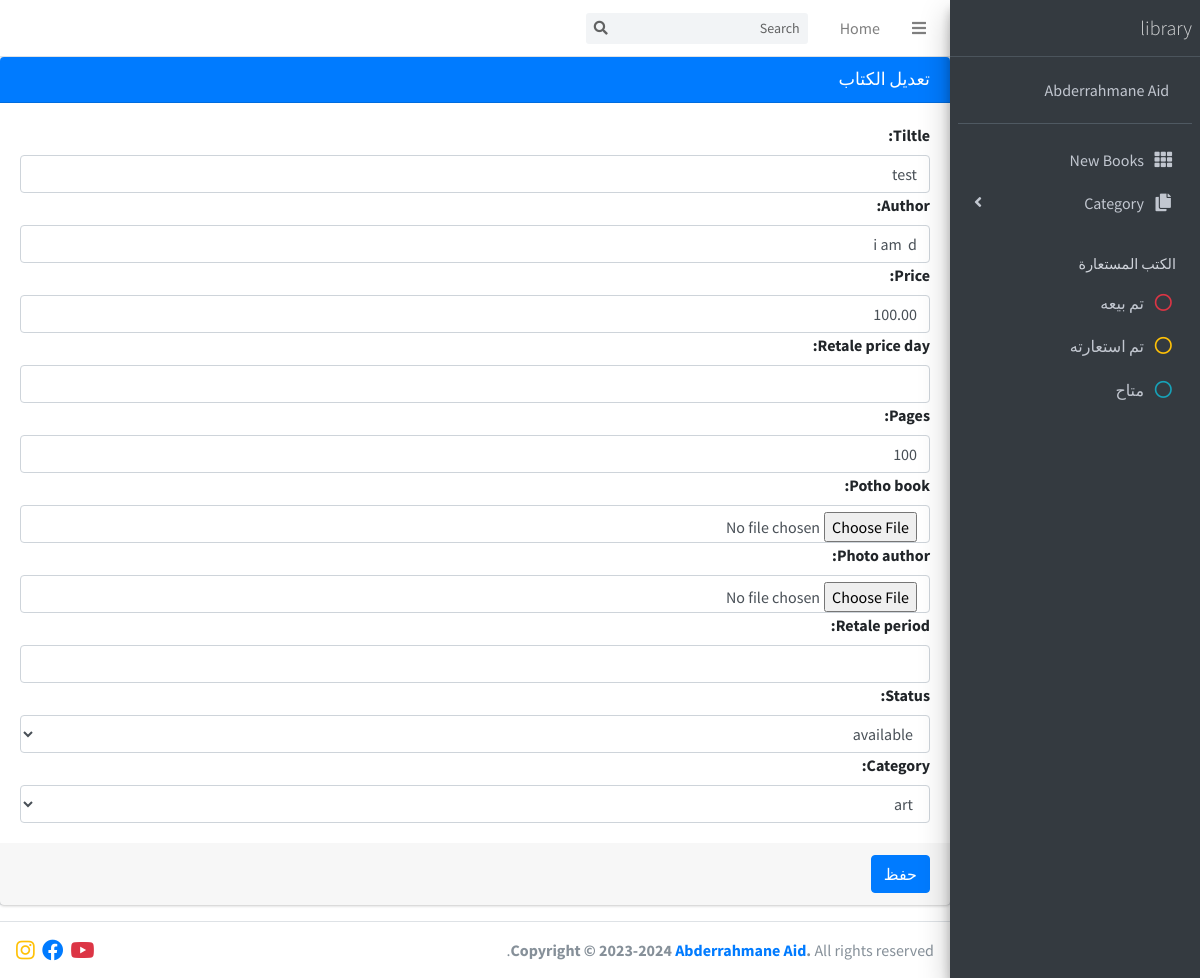
Screenshot of /update/1 with the database file from the repository.
### library_app/models.py (models this page shows, shortened)
class Book(models.Model):
  status_books=[
    ('available','available'),
    ('rental','rental'),
    ('sold','sold'),
  ]
  tiltle=models.CharField(max_length=150)
  author=models.CharField(max_length=50,null=True,blank=True)
  potho_book=models.ImageField(upload_to='photos',null=True, blank=True)
  photo_author=models.ImageField(upload_to='photos',null=True, blank=True)
  pages=models.IntegerField(null=True, blank=True)
  price =models.DecimalField(max_digits=5, decimal_places=2,null=True, blank=True)
  retale_price_day = models.DecimalField(max_digits=5, decimal_places=2,null=True, blank=True)
  retale_period = models.IntegerField(null=True, blank=True)
  active = models.BooleanField(default=True)
  status = models.CharField(max_length=50,choices=status_books,null=True, blank=True)
  Category=models.ForeignKey(Category,on_delete=models.PROTECT,null=True, blank=True)

### library_app/views.py (the view)
# urls.py: path('update/<int:id>', views.update , name='update'),
def update(request , id ):
  book_id = Book.objects.get(id=id)
  if request.method == 'POST':
     book_save = BookForm(request.POST, request.FILES,instance=book_id)
     if book_save.is_valid():
      book_save.save()
      return redirect('/')
  else:
     book_save = BookForm(instance=book_id)
  context = {
     'form': book_save,
     }
  return render(request, 'pages/update.html',context)

### library_app/forms.py
class BookForm(forms.ModelForm):
  class Meta:
    model=Book
    fields=[
      'tiltle',
      'author',
      'price',
      'retale_price_day',
      'pages',
      'potho_book',
      'photo_author',
      'retale_period',
      'status',
      'Category'
            ]
    widgets={
      'tiltle':forms.TextInput(attrs={'class':'form-control'}),
      'author':forms.TextInput(attrs={'class':'form-control'}),
      'price':forms.NumberInput(attrs={'class':'form-control'}),
      'retale_price_day':forms.NumberInput(attrs={'class':'form-control'}),
      'pages':forms.NumberInput(attrs={'class':'form-control'}),
      'potho_book':forms.FileInput(attrs={'class':'form-control'}),
      'photo_author':forms.FileInput(attrs={'class':'form-control'}),
      'status':forms.Select(attrs={'class':'form-control'}),
      'retale_period':forms.NumberInput(attrs={'class':'form-control'}),
      'Category':forms.Select(attrs={'class':'form-control'}),
    }

### library_app/models.py (called while the page is built)
  def __str__(self):
    return self.name

### templates/pages/update.html (shortened to what this page needs)
{% extends "base.html" %}
{% block content%}
<div style="direction: rtl;" class="wrapper">
  <div   class="content-wrapper">
<div  class="card card-primary">
    <div class="card-header">
      <h3 class="card-title">تعديل الكتاب</h3>
    </div>
    <form  method="POST" enctype="multipart/form-data">
      <div class="card-body">
      {{form}}
      </div>
      <div class="card-footer">
        <button type="submit" class="btn btn-primary">حفظ</button>
      </div>
    </form>
  </div>
</div>
</div>
{% endblock content %}

### rows the page displays
Book: tiltle "test", author "i am d", price "100.00", pages "100", status "available", Category "art"
